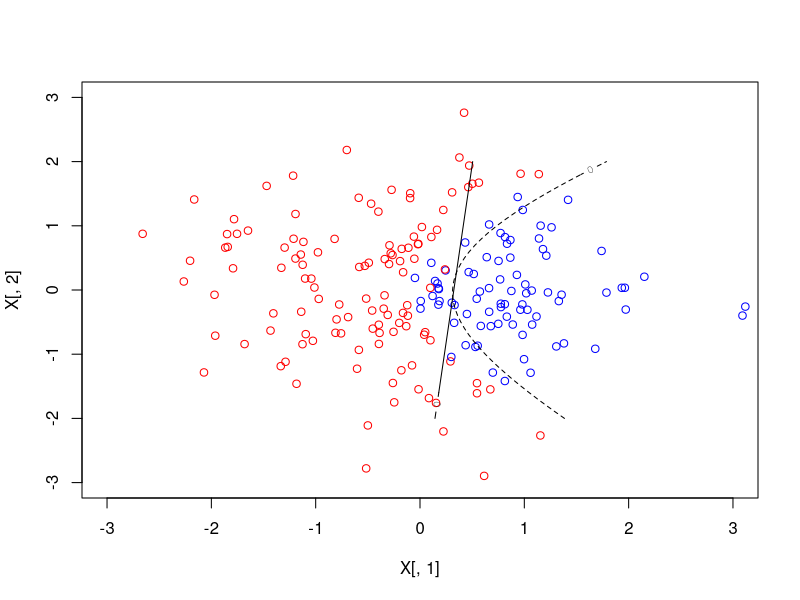

Here is the R script that generated this plot:
# Load library
library(quadprog)

# Clear environment
rm(list = ls())

# Setting Japanese font (for MacOSX)
# par(family= "HiraKakuProN-W3")

# Chapter8 e.g.77
# 非線形カーネルを用いたサポートベクトルマシン
K_linear <- function(x, y) {
  return(t(x) %*% y)
}

K_poly <- function(x, y) {
  return((1 + t(x) %*% y) ^ 2)
}

svm_2 <- function(X, y, C, K) {
  eps <- 0.0001
  n <- nrow(X)
  meq <- 1
  Dmat <- matrix(nrow = n, ncol = n)
  for (i in 1:n) {
    for (j in 1:n) {
      Dmat[i, j] <- K(X[i, ], X[j, ]) * y[i] * y[j]
    }
  }
  Dmat <- Dmat + eps * diag(n) # 対角成分に小さな値を加えて、正則にする。
  dvec <- rep(1, n)
  Amat <- matrix(nrow = 2 * n + 1, ncol = n)
  Amat[1, ] <- y
  Amat[2:(n + 1), 1:n] <- -diag(n)
  Amat[(n + 2):(2 * n + 1), 1:n] <- diag(n)
  Amat <- t(Amat) # このパッケージでは、Amatは転置にしたものを指定する。
  bvec <- c(0, rep(-C, n), rep(0, n))
  alpha <- solve.QP(Dmat = Dmat, dvec = dvec, 
                    Amat = Amat, bvec = bvec, meq = 1)$solution
  beta <- drop((alpha * y) %*% X)
  index <- (1:n)[eps < alpha & alpha < C - eps]
  beta_0 <- mean(y[index] - X[index, ] %*% beta)
  return(list(alpha = alpha, beta = beta, beta_0 = beta_0))
}

plot_kernel <- function(K, lty) {
  qq <- svm_2(X, y, 1, K)
  alpha <- qq$alpha
  beta_0 <- qq$beta_0
  f <- function(u, v) {
    x <- c(u, v)
    S <- beta_0
    for (i in 1:n) {
      S <- S + alpha[i] * y[i] * K(X[i, ], x)
    }
    return(S)
  }
  u <- seq(-2, 2, 0.1)
  v <- seq(-2, 2, 0.1)
  w <- array(dim = c(41, 41))
  for (i in 1:41) {
    for (j in 1:41) {
      w[i, j] <- f(u[i], v[j])
    }
  }
  contour(u, v, w, level = 0, add = TRUE, lty = lty)
}

a <- 3
b <- -1
n <- 200
X <- matrix(rnorm(n * 2), ncol = 2, nrow = n)
y <- sign(a * X[, 1] + b * X[, 2] ^ 2 + 0.3 * rnorm(n))
plot(-3:3, -3:3,
     xlab = "X[, 1]", ylab = "X[, 2]",
     type = "n")
for (i in 1:n) {
  if (y[i] == -1) {
    points(X[i, 1], X[i, 2], col = "red")
  } else {
    points(X[i, 1], X[i, 2], col = "blue")
  }
}
plot_kernel(K_linear, 1)
plot_kernel(K_poly, 2)
